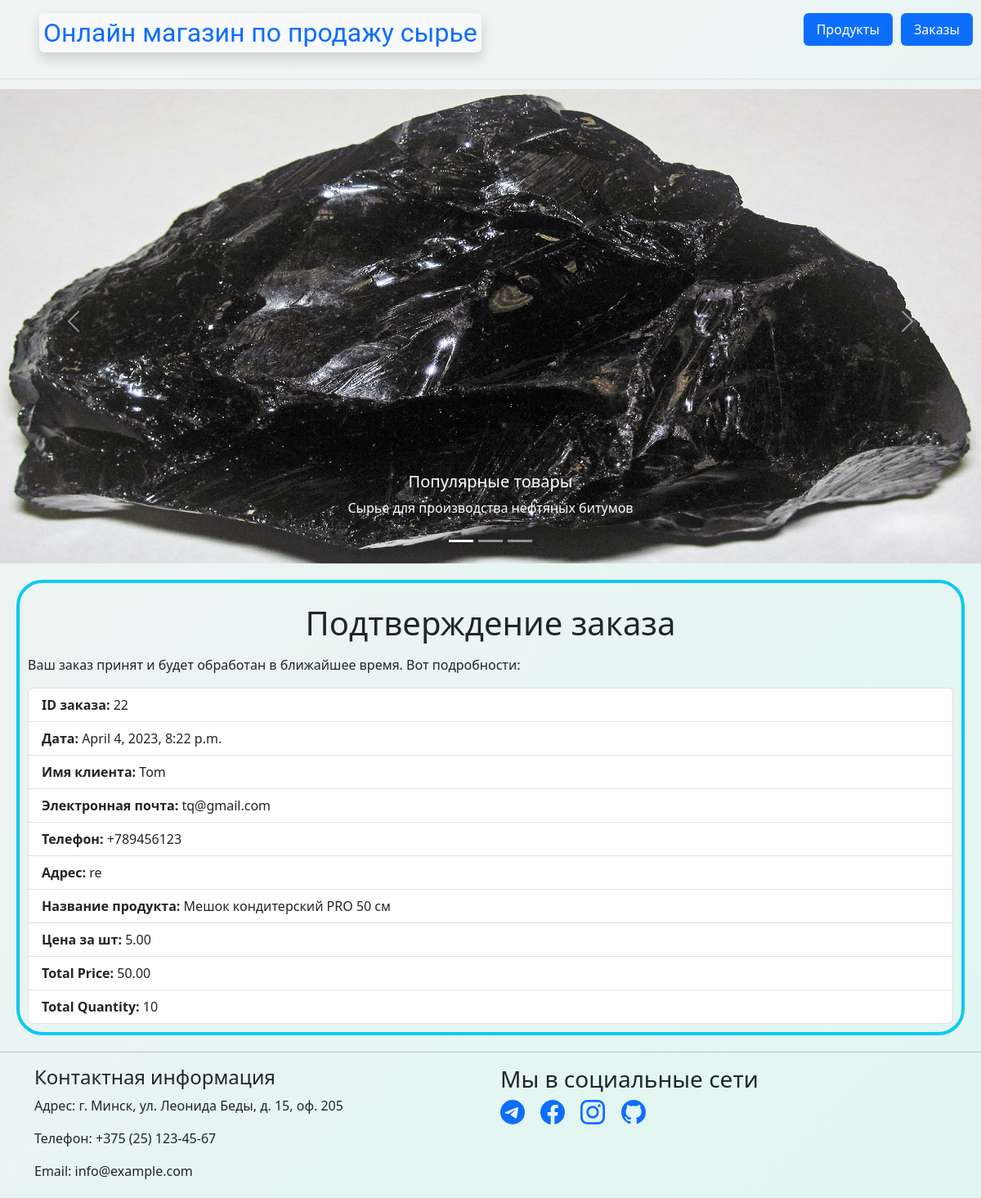
The app's page /order_confirmation/22/ with its own data.
### app/models.py (models this page shows, shortened)
class Order(models.Model):
    date_ordered = models.DateTimeField(auto_now_add=True)
    name = models.CharField(max_length=255)
    email = models.EmailField()
    phone = models.CharField(max_length=20)
    address = models.CharField(max_length=255)
    products = models.ManyToManyField(Product, through='OrderProduct', through_fields=('order', 'product'), related_name='orders')
    class Meta:
        verbose_name = 'Заказ'
        verbose_name_plural = 'Заказы'

class OrderProduct(models.Model):
    order = models.ForeignKey(Order, on_delete=models.CASCADE, related_name='order_products')
    product = models.ForeignKey(Product, on_delete=models.CASCADE, related_name='order_products')
    quantity = models.PositiveIntegerField()
    price = models.DecimalField(max_digits=10, decimal_places=2, null=True)
    def get_total_price(self):
        if self.price is None:
            return None
        return self.quantity * self.price
    class Meta:
        unique_together = ('order', 'product')

class Product(models.Model):
    name = models.CharField(max_length=255)
    description = models.TextField()
    price = models.DecimalField(max_digits=10, decimal_places=2)
    quantity = models.PositiveIntegerField()
    product_image = models.ImageField()
    class Meta:
        verbose_name = 'Продукт'
        verbose_name_plural = 'Продукты'

### app/views.py (the view)
# urls.py: path('order_confirmation/<int:order_id>/', views.order_confirmation, name='order_confirmation'),
def order_confirmation(request, order_id):
    order = Order.objects.get(id=order_id)
    return render(request, 'app/order_confirmation.html', {'order': order})

### app/templates/app/order_confirmation.html
{%extends './index.html'%}
{%load static%}
{%block main%}
<div class=" border border-info border-4 rounded-5" style="margin: 20px; padding: 10px;">
     <h1 class="d-flex justify-content-center" style="margin: 15px">Подтверждение заказа</h1>
  <p>Ваш заказ принят и будет обработан в ближайшее время. Вот подробности:</p>
  <ul class="list-group">
    <li class="list-group-item"><strong>ID заказа:</strong> {{ order.id }}</li>
    <li class="list-group-item"><strong>Дата:</strong> {{ order.date_ordered }}</li>
    <li class="list-group-item"><strong>Имя клиента:</strong> {{ order.name }}</li>
    <li class="list-group-item"><strong>Электронная почта:</strong> {{ order.email }}</li>
    <li class="list-group-item"><strong>Телефон:</strong> {{ order.phone }}</li>
    <li class="list-group-item"><strong>Адрес:</strong> {{ order.address }}</li>
    {% for order_product in order.order_products.all %}
    <li class="list-group-item"><strong>Название продукта:</strong> {{ order_product.product.name }}</li>
    <li class="list-group-item"><strong>Цена за шт:</strong> {{ order_product.price }}</li>
    <li class="list-group-item"><strong>Total Price:</strong> {{ order_product.get_total_price }}</li>
    <li class="list-group-item"><strong>Total Quantity:</strong> {{ order_product.quantity }}</li>
    {% endfor %}
  </ul>
</div>
{%endblock%}

### records on screen
Order: id "22", date_ordered "April 4, 2023, 8:22 p.m.", name "Tom", email "tq@gmail.com", phone "+789456123", address "re"
OrderProduct: product.name "Мешок кондитерский PRO 50 см", price "5.00", get_total_price "50.00", quantity "10"
